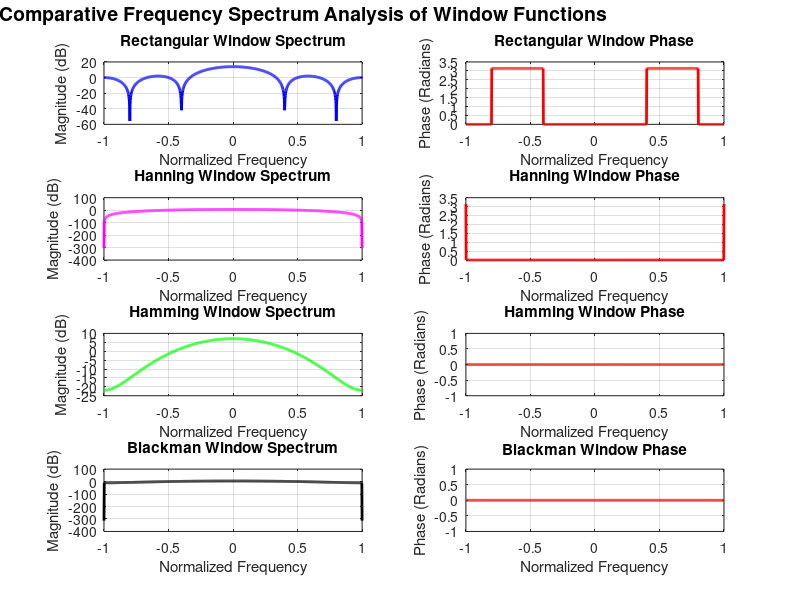
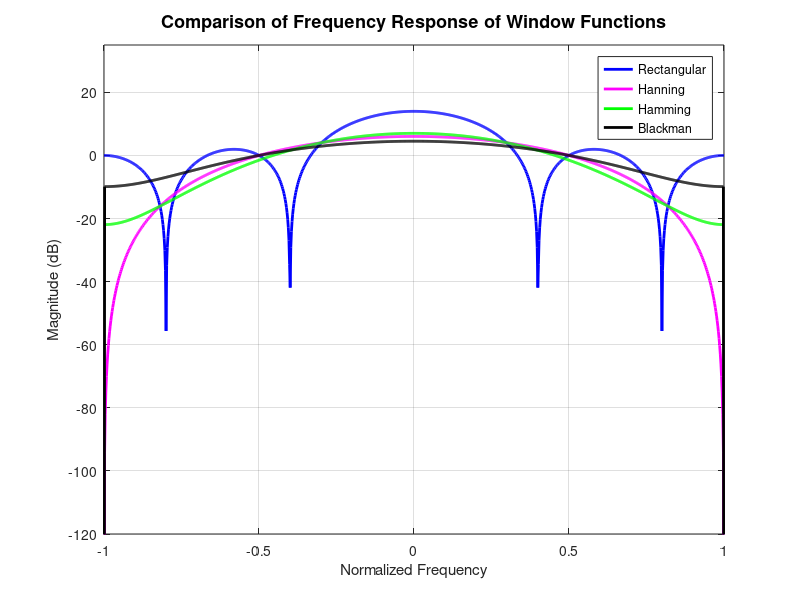

These charts were generated, in order, by the following MATLAB code:
clc;
clear;
close all;

%==========================================================
% Project:
% Comparative Frequency Spectrum Analysis of Digital Window Functions
%
% Developed by:
% Sounak Chattopadhyay
%
% MATLAB Version:
% MATLAB R2013 Compatible
%==========================================================

disp('===============================================');
disp(' Comparative Frequency Spectrum Analysis ');
disp('===============================================');

N = input('Enter the Window Length (N): ');

if N<=1
    error('Window length must be greater than 1');
end

W = linspace(-pi,pi,1000);

%% =========================================================
% RECTANGULAR WINDOW
%===========================================================

Wr = sin((W*N)/2)./sin(W/2);

index = isnan(Wr) | isinf(Wr);
Wr(index) = N;

%% =========================================================
% HANNING WINDOW
%===========================================================

Whn = 0.5*Wr + ...
      0.25*(sin((W*N/2-pi*N/(N-1)))./sin(W/2-pi/(N-1))) + ...
      0.25*(sin((W*N/2+pi*N/(N-1)))./sin(W/2+pi/(N-1)));

Whn(isnan(Whn)) = 0;
Whn(isinf(Whn)) = 0;

%% =========================================================
% HAMMING WINDOW
%===========================================================

Whm = 0.54*Wr + ...
      0.23*(sin((W*N/2-pi*N/(N-1)))./sin(W/2-pi/(N-1))) + ...
      0.23*(sin((W*N/2+pi*N/(N-1)))./sin(W/2+pi/(N-1)));

Whm(isnan(Whm)) = 0;
Whm(isinf(Whm)) = 0;

%% =========================================================
% BLACKMAN WINDOW
%===========================================================

WB = 0.42*Wr + ...
     0.25*(sin((W*N/2-pi*N/(N-1)))./sin(W/2-pi/(N-1))) + ...
     0.25*(sin((W*N/2+pi*N/(N-1)))./sin(W/2+pi/(N-1))) + ...
     0.04*(sin((W*N/2-2*pi*N/(N-1)))./sin(W/2-2*pi/(N-1))) + ...
     0.04*(sin((W*N/2+2*pi*N/(N-1)))./sin(W/2+2*pi/(N-1)));

WB(isnan(WB)) = 0;
WB(isinf(WB)) = 0;

%% =========================================================
% FIGURE 1
%===========================================================

figure('Name','Window Function Analysis',...
       'NumberTitle','off');

set(gcf,'Color','white');

annotation('textbox',[0 0.96 1 0.04],...
    'String','Comparative Frequency Spectrum Analysis of Window Functions',...
    'HorizontalAlignment','center',...
    'FontSize',14,...
    'FontWeight','bold',...
    'EdgeColor','none');

%% =========================================================
% RECTANGULAR WINDOW
%===========================================================

subplot(4,2,1)

plot(W/pi,20*log10(abs(Wr)+eps),...
    'b','LineWidth',2);

grid on;
box on;

xlabel('Normalized Frequency');
ylabel('Magnitude (dB)');
title('Rectangular Window Spectrum');

subplot(4,2,2)

plot(W/pi,unwrap(angle(Wr)),...
    'r','LineWidth',2);

grid on;
box on;

xlabel('Normalized Frequency');
ylabel('Phase (Radians)');
title('Rectangular Window Phase');

%% =========================================================
% HANNING WINDOW
%===========================================================

subplot(4,2,3)

plot(W/pi,20*log10(abs(Whn)+eps),...
    'm','LineWidth',2);

grid on;
box on;

xlabel('Normalized Frequency');
ylabel('Magnitude (dB)');
title('Hanning Window Spectrum');

subplot(4,2,4)

plot(W/pi,unwrap(angle(Whn)),...
    'r','LineWidth',2);

grid on;
box on;

xlabel('Normalized Frequency');
ylabel('Phase (Radians)');
title('Hanning Window Phase');

%% =========================================================
% HAMMING WINDOW
%===========================================================

subplot(4,2,5)

plot(W/pi,20*log10(abs(Whm)+eps),...
    'g','LineWidth',2);

grid on;
box on;

xlabel('Normalized Frequency');
ylabel('Magnitude (dB)');
title('Hamming Window Spectrum');

subplot(4,2,6)

plot(W/pi,unwrap(angle(Whm)),...
    'r','LineWidth',2);

grid on;
box on;

xlabel('Normalized Frequency');
ylabel('Phase (Radians)');
title('Hamming Window Phase');

%% =========================================================
% BLACKMAN WINDOW
%===========================================================

subplot(4,2,7)

plot(W/pi,20*log10(abs(WB)+eps),...
    'k','LineWidth',2);

grid on;
box on;

xlabel('Normalized Frequency');
ylabel('Magnitude (dB)');
title('Blackman Window Spectrum');

subplot(4,2,8)

plot(W/pi,unwrap(angle(WB)),...
    'r','LineWidth',2);

grid on;
box on;

xlabel('Normalized Frequency');
ylabel('Phase (Radians)');
title('Blackman Window Phase');

%% Save First Figure

saveas(gcf,'Output.png');

disp('Output Figure Saved Successfully.');

%% =========================================================
% FIGURE 2 : COMPARISON OF WINDOW FUNCTIONS
%===========================================================

figure('Name','Comparison of Window Functions',...
       'NumberTitle','off');

set(gcf,'Color','white');

plot(W/pi,20*log10(abs(Wr)+eps),...
    'b','LineWidth',2);
hold on;

plot(W/pi,20*log10(abs(Whn)+eps),...
    'm','LineWidth',2);

plot(W/pi,20*log10(abs(Whm)+eps),...
    'g','LineWidth',2);

plot(W/pi,20*log10(abs(WB)+eps),...
    'k','LineWidth',2);

grid on;
box on;

xlabel('Normalized Frequency','FontSize',11);
ylabel('Magnitude (dB)','FontSize',11);

title('Comparison of Frequency Response of Window Functions',...
      'FontSize',13);

legend('Rectangular',...
       'Hanning',...
       'Hamming',...
       'Blackman',...
       'Location','Best');

axis([-1 1 -120 35]);

saveas(gcf,'Comparison.png');

disp('Comparison Figure Saved Successfully.');

%% =========================================================
% NUMERICAL SUMMARY
%===========================================================

disp(' ');
disp('===============================================');
disp('      WINDOW FUNCTION ANALYSIS SUMMARY');
disp('===============================================');

fprintf('\nWindow Length (N) : %d\n',N);

fprintf('\nWindows Analysed:\n');
disp('1. Rectangular Window');
disp('2. Hanning Window');
disp('3. Hamming Window');
disp('4. Blackman Window');

disp(' ');
disp('Expected Characteristics');
disp('---------------------------------------------');
disp('Rectangular : Highest Resolution, Highest Leakage');
disp('Hanning     : Moderate Leakage');
disp('Hamming     : Lower Leakage');
disp('Blackman    : Best Side-lobe Suppression');

disp(' ');
disp('Output Files Generated:');
disp('---------------------------------------------');
disp('1. Output.png');
disp('2. Comparison.png');

disp(' ');
disp('Project Completed Successfully.');
disp('===============================================');
